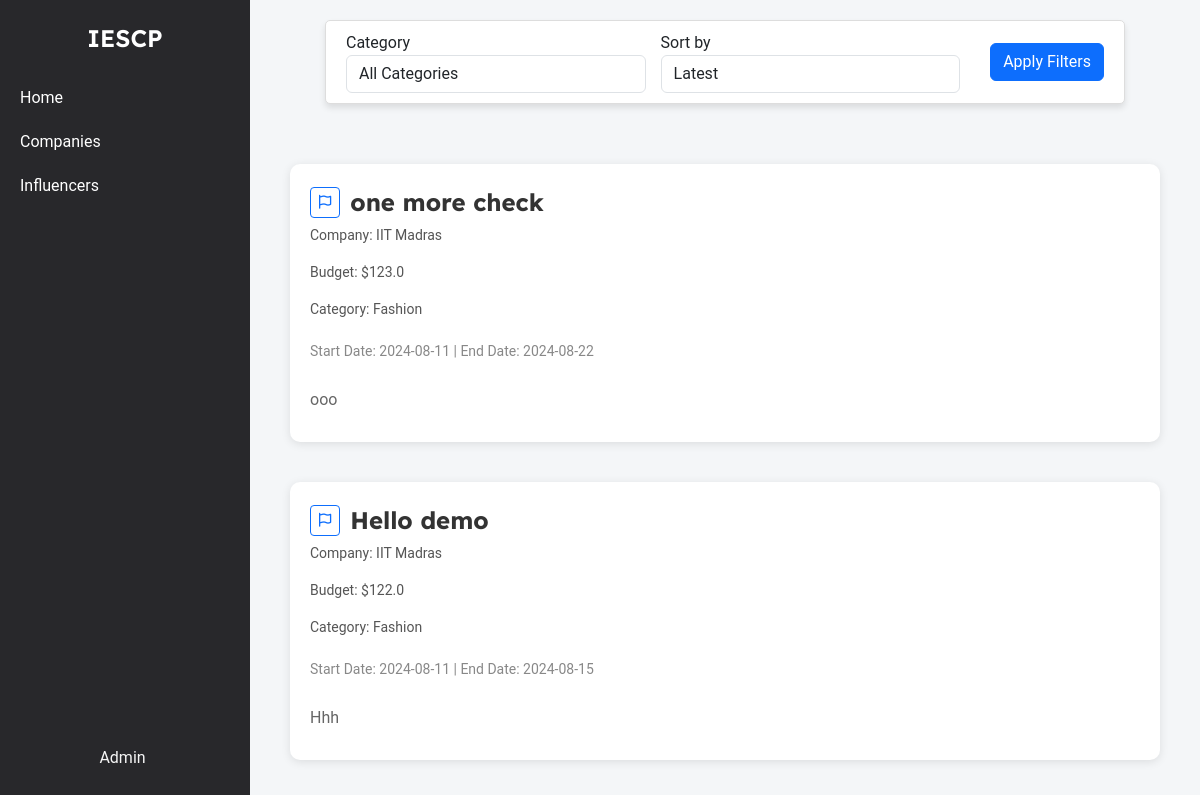
Page /admin/home (signed in) on the earlier database version.
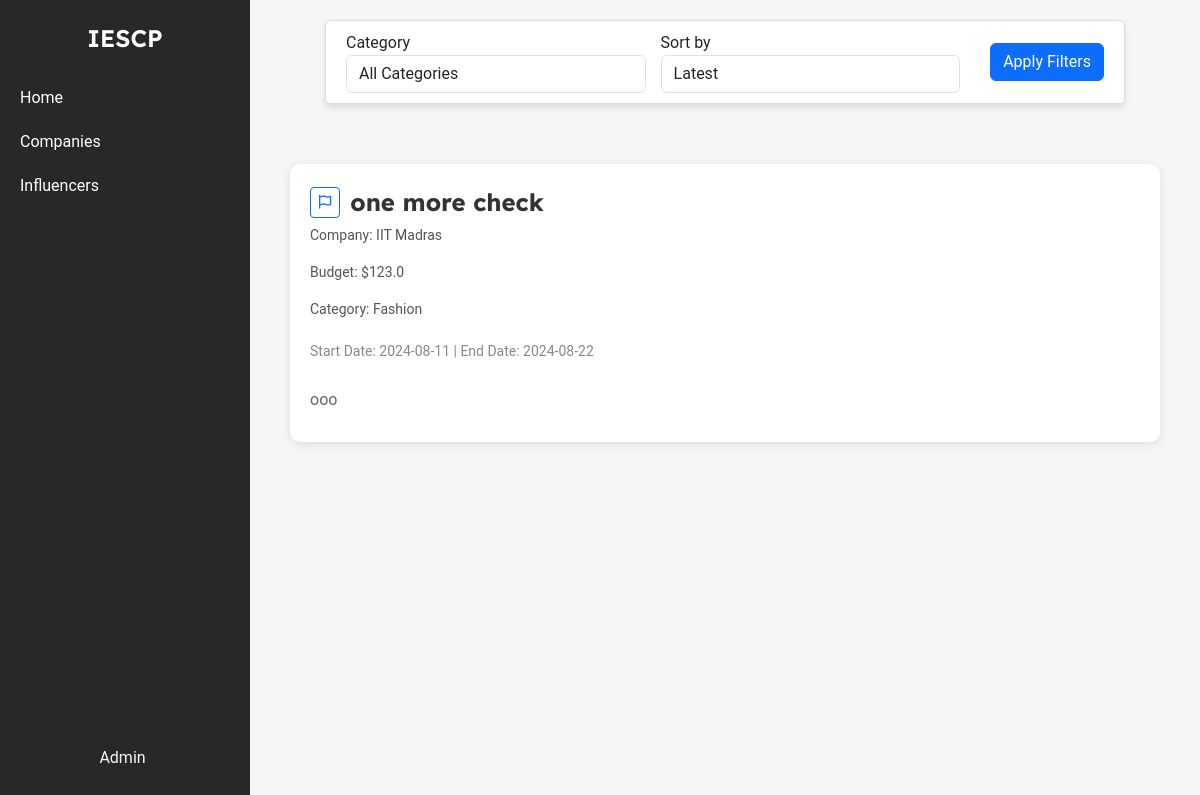
Same page on the later database version.
### models.py (models this page shows, shortened)
class Campaign(db.Model):
    __tablename__ = 'campaign'
    id = db.Column(db.Integer, primary_key=True)
    title = db.Column(db.String(200), nullable=False)
    description = db.Column(db.Text, nullable=False)
    budget = db.Column(db.Float, nullable=False)
    start_date = db.Column(db.Date, nullable=False)
    end_date = db.Column(db.Date, nullable=False)
    company_id = db.Column(db.Integer, db.ForeignKey('company.id'), nullable=False)
    admin_id = db.Column(db.Integer, db.ForeignKey('admin.id'), nullable=False, default=1)
    status = db.Column(db.String(50), nullable=False, default='pending')
    category = db.Column(db.String(255), nullable=False)
    created_at = db.Column(db.DateTime, nullable=False, default=datetime.utcnow)
    visibility = db.Column(db.String(50), nullable=False, default='public')
    influencers = db.relationship('Influencer', secondary=influencer_campaign_association, back_populates='campaigns')
    is_flag = db.Column(db.Boolean, nullable=False, default=False)

class Company(db.Model):
    __tablename__ = 'company'
    id = db.Column(db.Integer, primary_key=True)
    company_name = db.Column(db.String(100), nullable=False)
    username = db.Column(db.String(50), unique=True, nullable=False)
    email = db.Column(db.String(120), unique=True, nullable=False)
    password_hash = db.Column(db.String(128), nullable=False)
    phone_number = db.Column(db.String(20), nullable=False)
    address = db.Column(db.String(200), nullable=False)
    industry = db.Column(db.String(100), nullable=False)
    other_industry = db.Column(db.String(100), nullable=True)
    website = db.Column(db.String(200), nullable=False)
    description = db.Column(db.Text, nullable=False)
    social_media_link = db.Column(db.String(200), nullable=False)
    logo = db.Column(db.String(200), nullable=False)
    campaigns = db.relationship('Campaign', backref='company', lazy=True)

### admin_routes.py (the view)
@app.route('/admin/home')
@admin_auth_required
def admin_home():
    user = session.get('admin_id')
    selected_category = request.args.get('category', '')
    selected_sort = request.args.get('sort', 'latest')
    campaigns_query = Campaign.query.filter_by(visibility='public').filter(Campaign.is_flag == False).filter(Campaign.status != 'done')
    if selected_category:
        campaigns_query = campaigns_query.filter_by(category=selected_category)
    if selected_sort == 'oldest':
        campaigns = campaigns_query.order_by(Campaign.created_at.asc()).all()
    else:
        campaigns = campaigns_query.order_by(Campaign.created_at.desc()).all()
    categories = [
        "Fashion",
        "Beauty",
        "Fitness and health",
        "Travel",
        "Food and beverage",
        "Lifestyle",
        "Finance",
        "Automotive",
        "Entertainment",
        "Education",
        "Business",
        "Art and design",
        "Sports",
        "Sustainability and environmental",
        "Politics and social issues"
    ]
    return render_template('admin_home.html', campaigns=campaigns, categories=categories, selected_category=selected_category, selected_sort=selected_sort, user=user)

### admin_routes.py (called while the page is built)
def admin_auth_required(func):
    @wraps(func)
    def func4(*args, **kwargs):
        if 'admin_id' in session:
            return func(*args, **kwargs)
        else:
            flash("Please login first")
            return redirect(url_for('admin_login'))
    return func4

### templates/admin_home.html (shortened to what this page needs)
{% extends 'layout.html' %}
{% block content %}
    <div class="container-box">
        <div class="sidebar">
            <div class="logo">IESCP</div>
            <ul>
                <li><a href="{{ url_for('admin_home') }}">Home</a></li>
                <li><a href="{{url_for('admin_company_view')}}">Companies</a></li>
                <li><a href="{{ url_for('admin_influencer_view') }}}">Influencers</a></li>
            </ul>
            <div class="profile">
                <a href="{{ url_for('admin_dashboard') }}">
                    Admin
                </a>
            </div>
        </div>
        <div class="content">
            <div class="filter-container">
                <form method="GET" action="" class="form-inline">
                    <div class="form-group">
                        <label for="category" class="mr-2">Category</label>
                        <select name="category" id="category" class="form-control">
                            <option value="">All Categories</option>
                        </select>
                    </div>
                    <div class="form-group">
                        <label for="sort" class="mr-2">Sort by</label>
                        <select name="sort" id="sort" class="form-control">
                            <option value="latest" {% if selected_sort == 'latest' %}selected{% endif %}>Latest</option>
                        </select>
                    </div>
                    <button type="submit" class="btn btn-primary">Apply Filters</button>
                </form>
            </div>
            <div class="campaign-list">
                {% for campaign in campaigns %}
                    {% if not campaign.is_flag %}
                        <div class="campaign">
                            <div class="campaign-main-details">
                                <div class="campaign-title">
                                    <form method="POST" action="{{ url_for('flag_campaign', campaign_id=campaign.id) }}">
                                        <button type="submit" class="btn btn-outline-primary btn-sm">
                                            <i class="fa-regular fa-flag"></i>
                                        </button>
                                    </form>
                                    <a href="{{ url_for('admin_campaign_view', campaign_id=campaign.id) }}">{{ campaign.title }}</a>
                                </div>
                                <p class="campaign-company">Company: {{ campaign.company.company_name }}</p>
                                <p class="campaign-budget">Budget: ${{ campaign.budget }}</p>
                                <p class="campaign-category">Category: {{ campaign.category }}</p>
                                <p class="campaign-dates">Start Date: {{ campaign.start_date.strftime('%Y-%m-%d') }} | End Date: {{ campaign.end_date.strftime('%Y-%m-%d') }}</p>
                            </div>
                            <div class="campaign-details">
                                <p>{{ campaign.description }}</p>
                            </div>
                        </div>
                    {% endif %}
                {% endfor %}
            </div>
        </div>
    </div>
{% endblock %}

### templates/layout.html (shortened to what this page needs)
<!DOCTYPE html>
<html lang="en">
<head>
    <link rel="stylesheet" href="https://cdn.jsdelivr.net/npm/bootstrap@5.3.3/dist/css/bootstrap.min.css">
</head>
<body>
    {% block content %}
    {% endblock %}
</body>
</html>

### templates/admin_home.html (style rules this page uses)
body { font-family: 'Roboto', Arial, sans-serif; margin: 0; padding: 0; background-color: #f4f6f8; }
.container-box { display: flex; width: 100%; }
a { text-decoration: none; color: whitesmoke; }
.sidebar { width: 250px; background-color: #28282B; color: white; display: flex; flex-direction: column; align-items: center; padding-top: 20px; position: fixed; top: 0; height: 100vh; overflow: auto; }
.sidebar .logo { font-size: 24px; font-weight: bold; margin-bottom: 20px; font-family: 'Lexend Deca', sans-serif; font-weight: 600; }
.sidebar ul { list-style-type: none; padding: 0; width: 100%; }
.sidebar ul li { width: 100%; }
.sidebar ul li a { display: block; padding: 10px 20px; color: white; text-decoration: none; }
.sidebar .profile { margin-top: auto; text-align: center; padding: 10px; }
.profile { display: flex; flex-direction: column; align-items: center; text-align: center; padding: 10px; margin-bottom: 20px; }
.profile a { display: flex; align-items: center; text-align: center; justify-content: center; gap: 5px; }
.content { flex: 1; padding: 20px; padding-left: 270px; display: flex; flex-direction: column; align-items: center; width: calc(100% - 250px); }
.filter-container { display: flex; justify-content: center; align-items: center; padding: 10px 20px; background-color: #fff; border: 1px solid #ddd; border-radius: 5px; width: 100%; max-width: 800px; box-shadow: 0 4px 6px rgba(0, 0, 0, 0.1); margin-bottom: 20px; }
.filter-container .form-group { margin-bottom: 0; margin-right: 15px; flex: 1; min-width: 150px; }
.filter-container select { width: 100%; }
.filter-container button { margin-left: 15px; }
.form-inline { display: flex; align-items: center; width: 100%; flex-wrap: wrap; }
.campaign-list { display: flex; flex-direction: column; align-items: center; justify-content: center; width: 100%; margin-top: 20px; }
.campaign { background-color: #ffffff; padding: 20px; border-radius: 10px; box-shadow: 0 2px 10px rgba(0, 0, 0, 0.1); margin: 20px 0; transition: transform 0.2s, box-shadow 0.2s; position: relative; width: calc(100% - 40px); max-width: 1000px; }
.campaign-main-details { display: flex; flex-direction: column; margin-bottom: 10px; }
.campaign-title { display: flex; align-items: center; gap: 10px; margin-bottom: 5px; }
.campaign-title a { font-size: 24px; font-weight: bold; font-family: 'Lexend Deca', sans-serif; color: #333; text-decoration: none; }
.campaign-company, .campaign-budget, .campaign-category, .campaign-dates { font-size: 14px; color: #555; }
.campaign-dates { font-size: 14px; color: #888; margin-top: 5px; }
.campaign-details { display: flex; flex-direction: column; gap: 10px; margin-top: 10px; }
.campaign-details p { font-size: 16px; color: #666; margin-bottom: 10px; }

Differences in the rows shown:
no longer on this page (row edited): Campaign: title "Hello demo", company.company_name "IIT Madras", budget "122.0", category "Fashion", start_date "2024-08-11", end_date "2024-08-15", description "Hhh"
